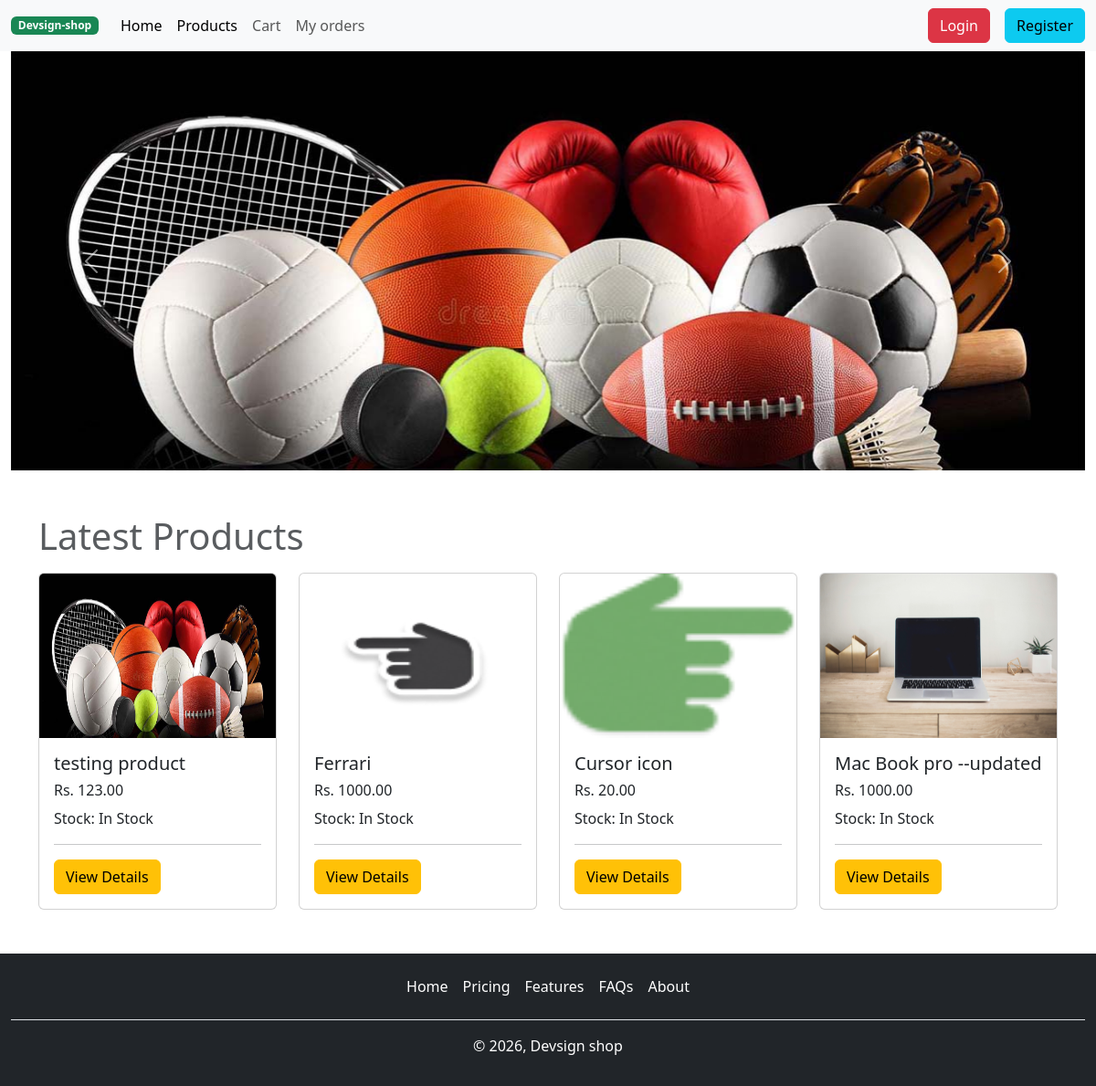
The page / on the database its author committed.
### product/models.py (models this page shows, shortened)
class Product(models.Model):
    category = models.ForeignKey(Category, on_delete=models.CASCADE)
    product_name = models.CharField(max_length=200)
    product_price = models.DecimalField(max_digits=10, decimal_places=2,validators=[validate_less_than_0])
    product_description = models.TextField()
    product_image = models.ImageField(upload_to='products', blank=True, null=True)
    in_stock = models.BooleanField(default=True)
    created_at = models.DateTimeField(auto_now_add=True)
    updated_at = models.DateTimeField(default=timezone.now)

### accounts/auth.py (the view)
    def wrapper_func(request,*args,**kwargs):
        if request.user.is_staff:
            return redirect('dashboard')
        else:
            return func(request,*args,**kwargs)

### accounts/auth.py (called while the page is built)
def user_only(func):
    def wrapper_func(request,*args,**kwargs):
        if request.user.is_staff:
            return redirect('dashboard')
        else:
            return func(request,*args,**kwargs)
    return wrapper_func

### shop/views.py (called while the page is built)
@user_only
def home_page(request):
    products = Product.objects.all().order_by('-id')[:8]
    return render(request, 'shop/homepage.html',{'products': products})

### shop/templates/shop/homepage.html (shortened to what this page needs)
<!doctype html>
{% extends "user-layout.html" %}
{% load static %}
{% block main-content %}
    <div id="carouselExample" class="carousel slide">
  <div class="carousel-inner">
    <div class="carousel-item active">
      <img src="{% static 'images/sports.jpg' %}" class="d-block w-100" alt="sports">
    </div>
  </div>
  <button class="carousel-control-prev" type="button" data-bs-target="#carouselExample" data-bs-slide="prev">
    <span class="carousel-control-prev-icon" aria-hidden="true"></span>
  </button>
  <button class="carousel-control-next" type="button" data-bs-target="#carouselExample" data-bs-slide="next">
    <span class="carousel-control-next-icon" aria-hidden="true"></span>
  </button>
</div>
  <section class="my-5 container">
    <h1 class="text-muted mb-3">Latest Products</h1>
    <div class="row row-cols-1 row-cols-md-4 g-4">
    {% for item in products %}
  <div class="col">
    <div class="card">
      <img src="{{item.product_image.url}}" class="card-img-top" alt="{{item.product_name}}" height="180px">
      <div class="card-body">
        <h5 class="card-title">{{item.product_name}}</h5>
        <h6 class="card-text">Rs. {{item.product_price}}</h6>
        <p class="card-text">
          Stock:
          {% if item.in_stock %}
          In Stock
          {% else %}
          Out of Stock
          {% endif %}
        </p>
        <hr>
        <a href="{% url 'single-product' item.id %}" class="btn btn-warning">View Details</a>
      </div>
    </div>
  </div>
  {% endfor %}
</div>
  </section>
{% endblock %}

### rows shown on the page
Product: product_image (picture), product_name "testing product", product_price "123.00", in_stock "In Stock"
Product: product_image (picture), product_name "Ferrari", product_price "1000.00", in_stock "In Stock"
Product: product_image (picture), product_name "Cursor icon", product_price "20.00", in_stock "In Stock"
Product: product_image (picture), product_name "Mac Book pro --updated", product_price "1000.00", in_stock "In Stock"
